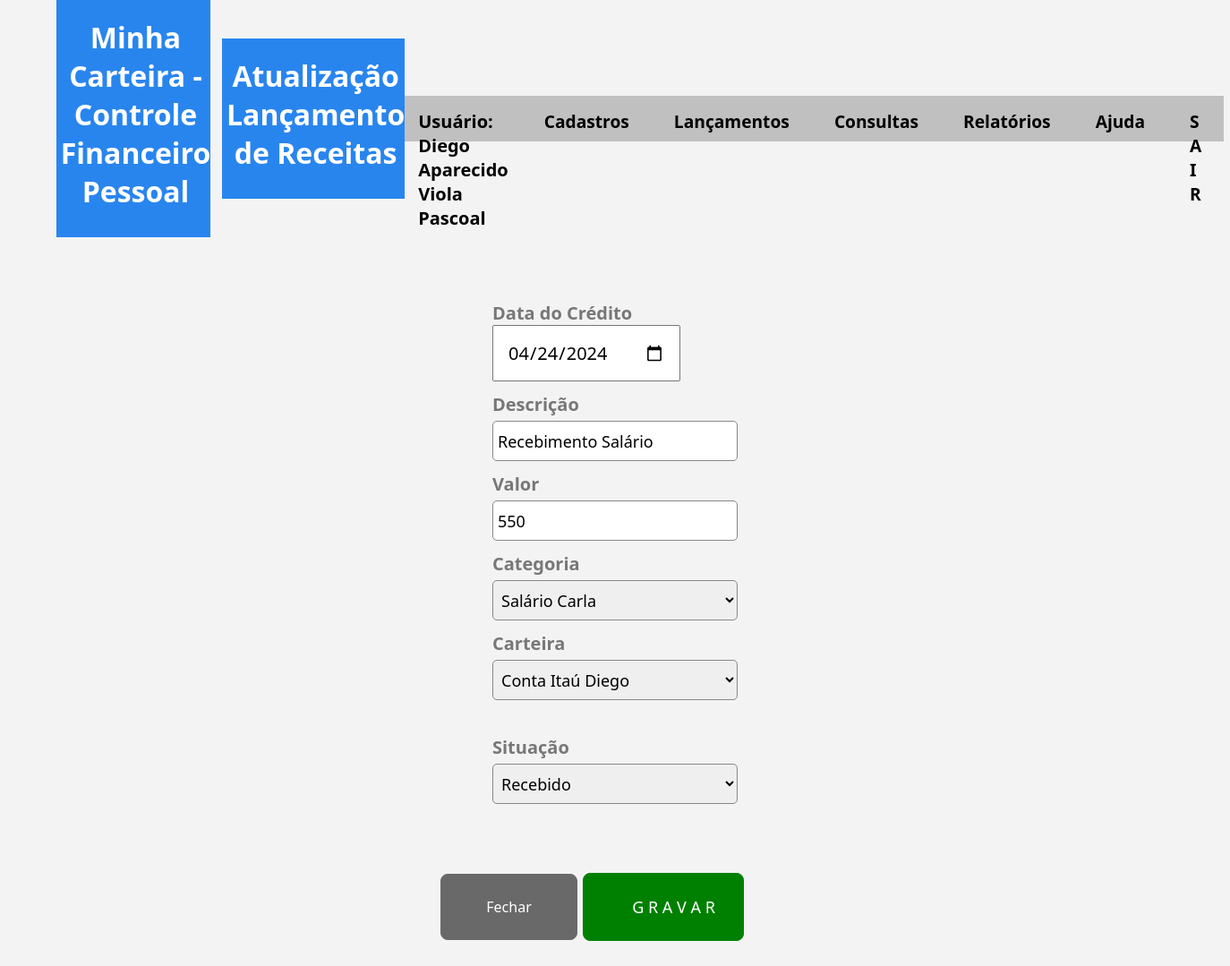
Screenshot of /app/login/alt-lancamento-receita.php?codigo=72 (signed in) with the database file from the repository.
### tables this page shows
CREATE TABLE `lancamentos_receitas` (
  `codigo` int NOT NULL,
  `descricao` varchar(250) DEFAULT NULL,
  `valor` int DEFAULT NULL,
  `data_credito` date NOT NULL,
  `categoria` int DEFAULT NULL,
  `carteira` int NOT NULL,
  `codigo_usuario` int DEFAULT NULL,
  `situacao` varchar(15) NOT NULL
);

### app/login/alt-lancamento-view-receita.php (called while the page is built, shortened)
<?php
    require_once("./_conexao/conexao.php");
    try {
        $sql = "SELECT * FROM lancamentos_receitas WHERE codigo = :codigo";
        $comandoSQL = $conexao->prepare($sql);
        $comandoSQL->bindParam(':codigo', $codigo);
        $comandoSQL->execute();
        $resultado = $comandoSQL->fetch(PDO::FETCH_ASSOC);
    }catch(PDOException $erro){
        echo("Erro: " .$erro->getMessage());
        echo('deu erradoooooooooooooooo');
    }

### app/login/alt-lancamento-receita.php (the view, shortened to what this page needs)
<!DOCTYPE html>
<html lang="pt-br">
<head>
    <link rel="stylesheet" href="./css/estilo.css">
</head>
<body>
<div class="container">
<h1>Minha Carteira - Controle Financeiro Pessoal</h1>
        <h1>Atualização Lançamento de Receitas</h1>
        <?php include("./_menu-pagina-inicial.php"); ?>
    </div>
    <?php
    $codigo= filter_input(INPUT_GET, "codigo", FILTER_SANITIZE_NUMBER_INT);
    require_once("./alt-lancamento-view-receita.php");
    ?>
    <br><br>
    <div class="centralizar-v">
    <form action="alt-lancamentobd-receita.php" method="POST" enctype="multipart/form-data">
             <div class="row-flex">
                <div class="col" style="margin-top: 15px;">
                    <label for="data_credito" >Data do Crédito</label>
                    <input type="date"  style="padding:15px; font-size: 20px;" name="data_credito" id="data_credito"
                     placeholder="Data do Lançamento" value="<?=$resultado['data_credito'];?>"
                     >
                </div>
            </div>
            <div class="row-flex">
                <div class="col">
                    <label for="text">Descrição</label>
                    <input type="text" name="descricao" id="descricao"
                    placeholder="Descrição do Crédito" value="<?=$resultado['descricao'];?>"
                    >
                </div>
            </div>
            <div class="row-flex">
                <div class="col">
                    <label for="valor">Valor</label>
                    <input type="text" name="valor" id="valor"
                    placeholder="Valor do Lançamento" value="<?=$resultado['valor'];?>"
                    >
                </div>
            </div>
            <div class="row-flex">
                    <div class="col">
                        <label for="categoria">Categoria</label>
                        <select name="categoria" id="categoria">
                            <?php
                             $codigo = $_SESSION['codigo'];
                             $conn = mysqli_connect("localhost", "root", "", "minhacarteira");
                            if ($conn) {
                                $query = "SELECT codigo, descricao FROM categorias WHERE codigo_usuario = '$codigo'";
                                $result = mysqli_query($conn, $query);
                                if (mysqli_num_rows($result) > 0) {
                                    while ($row = mysqli_fetch_assoc($result)) {
                                        $codigoCategoria = $row["codigo"];
                                        $nomeCategoria = $row["descricao"];
                                        $selecionado = ($codigoCategoria == $resultado['categoria']) ? 'selected' : '';
                                        echo "<option value=\"$codigoCategoria\" $selecionado>$nomeCategoria</option>";
                                    }
                                }
                            }
                            ?>
                        </select>
                    </div>
                </div>
                <div class="row-flex">
                    <div class="col">
                        <label for="carteira">Carteira</label>
                            <select name="carteira" id="carteira">
                                <?php
                                $codigo = $_SESSION['codigo'];
                                $conn = mysqli_connect("localhost", "root", "", "minhacarteira");
                                if ($conn) {
                                $query = "SELECT codigo, descricao FROM carteiras WHERE codigo_usuario = '$codigo'";
                                $result = mysqli_query($conn, $query);
                                if (mysqli_num_rows($result) > 0) {
                                    while ($row = mysqli_fetch_assoc($result)) {
                                        $codigoCarteira = $row["codigo"];
                                        $nomeCarteira = $row["descricao"];
                                        $selecionado = ($codigoCarteira == $resultado['carteira']) ? 'selected' : '';
                                        echo "<option value=\"$codigoCarteira\" $selecionado>$nomeCarteira</option>";
                                    }
                                }
                            }
                            ?>
                        </select>
                    </div>
                </div>
            <div class="row-flex">
                <div class="col">
                    <div class="row-flex centralizar-h">
                        <div class="col" style="margin-top: 15px;">
                            <label for="situacao">Situação</label>
                            <select name="situacao">
                                <option value="Recebido" <?php if ($resultado['situacao'] == "Recebido") echo "selected"; ?>>Recebido</option>
                            </select>
                            <br>
                        </div>
                    </div>
                </div>
            </div>
            <div class="containercad"  style="margin-top: 35px;">
                <form>
                    <div class="voltar" style="background-color: dimgray">
                        <input type="submit"
                            style="background-color:dimgray; border: 1px solid dimgray; font-size: 16px"
                            value="Fechar" formaction="./view-lancamento.php">
                    </div>
                </form>
                    <input type="submit" id="submit" value=" G R A V A R ">
            </div>
        </div>
</body>
</html>

### app/login/css/estilo.css (style rules this page uses)
* { margin: 0px 0px; padding: 0px; font-family: 'Segoe UI', Tahoma, Geneva, Verdana, sans-serif; box-sizing: border-box; }
body { background-color: #f3f3f3; padding: 0%; }
h1 { color: white; background-color: rgb(41, 133, 238); padding: 20px 0 30px 5px; }
.container { display: flex; align-items: center; padding: 0 50px; border-radius: 5px; }
.containercad { width: 100%; margin: 0; padding: 30px; border-radius: 5px; display: flex; justify-content: center; gap: 1rem; align-items: center; margin-left: 0px; }
.container h1 { text-align: center; margin-right: 0%; margin-left: 1%; }
.row-flex { display: flex; gap: 5px; margin: 12px 0; }
.col { width: 100%; }
.centralizar-v { display: block; align-items: center; margin-right: 550px; margin-left: 550px; }
.centralizar-h { display: flex; justify-content: center; }
input[type=text], [type=tel], [type=email], [type=password], select { padding: 5px; border-radius: 5px; width: 100%; border: 1px solid #888; height: 45px; font-size: 18px; margin-top: 5px; }
input[type=submit] { background-color: green; color: white; padding: 25px 50px; border: 1px solid green; border-radius: 8px; cursor: pointer; }
label { cursor: pointer; font-weight: bold; color: #777; font-size: 20px; }
.voltar { display: flex; height: 3em; width: 100px; align-items: center; justify-content: center; background-color: #eeeeee4b; border-radius: 3px; letter-spacing: 1px; transition: all 0.2s linear; cursor: pointer; border: none; background: #fff; }
#submit { width: 180px; align-items: center; font-size: 18px; margin-right: 25px; }

### rows the page displays
lancamentos_receitas: data_credito "04/24/2024", descricao "Recebimento Salário", valor "550", situacao "Recebido"

### other values shown
$_SESSION["nome"] "Diego Aparecido Viola Pascoal"
form field categoria "Salário Carla"
form field carteira "Conta Itaú Diego"
